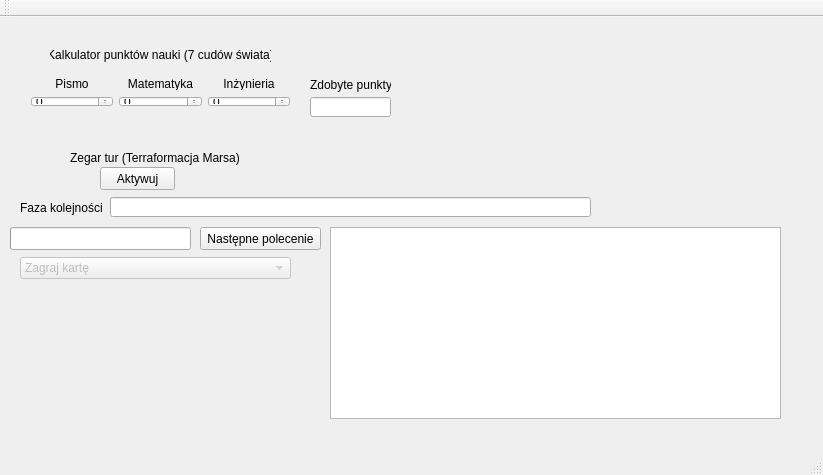
<?xml version="1.0" encoding="UTF-8"?>
<ui version="4.0">
 <class>MainWindow</class>
 <widget class="QMainWindow" name="MainWindow">
  <property name="geometry">
   <rect>
    <x>0</x>
    <y>0</y>
    <width>823</width>
    <height>475</height>
   </rect>
  </property>
  <property name="windowTitle">
   <string>MainWindow</string>
  </property>
  <widget class="QWidget" name="centralWidget">
   <widget class="QWidget" name="horizontalLayoutWidget">
    <property name="geometry">
     <rect>
      <x>20</x>
      <y>50</y>
      <width>281</width>
      <height>51</height>
     </rect>
    </property>
    <layout class="QHBoxLayout" name="horizontalLayout">
     <item>
      <layout class="QVBoxLayout" name="verticalLayout_2">
       <item>
        <widget class="QLabel" name="label_3">
         <property name="text">
          <string>Pismo</string>
         </property>
         <property name="alignment">
          <set>Qt::AlignCenter</set>
         </property>
        </widget>
       </item>
       <item>
        <widget class="QSpinBox" name="writingSpingBox"/>
       </item>
      </layout>
     </item>
     <item>
      <layout class="QVBoxLayout" name="verticalLayout_3">
       <item>
        <widget class="QLabel" name="label_4">
         <property name="text">
          <string>Matematyka</string>
         </property>
         <property name="alignment">
          <set>Qt::AlignCenter</set>
         </property>
        </widget>
       </item>
       <item>
        <widget class="QSpinBox" name="mathSpinBox"/>
       </item>
      </layout>
     </item>
     <item>
      <layout class="QVBoxLayout" name="verticalLayout">
       <item>
        <widget class="QLabel" name="label_2">
         <property name="text">
          <string>Inżynieria</string>
         </property>
         <property name="alignment">
          <set>Qt::AlignCenter</set>
         </property>
        </widget>
       </item>
       <item>
        <widget class="QSpinBox" name="engineeringSpinBox"/>
       </item>
      </layout>
     </item>
    </layout>
   </widget>
   <widget class="QLabel" name="label">
    <property name="geometry">
     <rect>
      <x>50</x>
      <y>30</y>
      <width>221</width>
      <height>16</height>
     </rect>
    </property>
    <property name="layoutDirection">
     <enum>Qt::LeftToRight</enum>
    </property>
    <property name="text">
     <string>Kalkulator punktów nauki (7 cudów świata)</string>
    </property>
    <property name="alignment">
     <set>Qt::AlignCenter</set>
    </property>
   </widget>
   <widget class="QLineEdit" name="totalScoreLineEdit">
    <property name="geometry">
     <rect>
      <x>310</x>
      <y>80</y>
      <width>81</width>
      <height>20</height>
     </rect>
    </property>
    <property name="readOnly">
     <bool>true</bool>
    </property>
   </widget>
   <widget class="QLabel" name="label_5">
    <property name="geometry">
     <rect>
      <x>310</x>
      <y>60</y>
      <width>81</width>
      <height>16</height>
     </rect>
    </property>
    <property name="text">
     <string>Zdobyte punkty</string>
    </property>
   </widget>
   <widget class="QProgressBar" name="turnProgressBar">
    <property name="geometry">
     <rect>
      <x>10</x>
      <y>210</y>
      <width>181</width>
      <height>23</height>
     </rect>
    </property>
    <property name="maximum">
     <number>8</number>
    </property>
    <property name="value">
     <number>-1</number>
    </property>
   </widget>
   <widget class="QLineEdit" name="instructionLineEdit">
    <property name="geometry">
     <rect>
      <x>110</x>
      <y>180</y>
      <width>481</width>
      <height>20</height>
     </rect>
    </property>
    <property name="readOnly">
     <bool>true</bool>
    </property>
   </widget>
   <widget class="QLabel" name="label_6">
    <property name="geometry">
     <rect>
      <x>70</x>
      <y>130</y>
      <width>171</width>
      <height>21</height>
     </rect>
    </property>
    <property name="text">
     <string>Zegar tur (Terraformacja Marsa)</string>
    </property>
   </widget>
   <widget class="QPushButton" name="continueInstructionButton">
    <property name="geometry">
     <rect>
      <x>200</x>
      <y>210</y>
      <width>121</width>
      <height>23</height>
     </rect>
    </property>
    <property name="text">
     <string>Następne polecenie</string>
    </property>
   </widget>
   <widget class="QComboBox" name="extraChoice">
    <property name="enabled">
     <bool>false</bool>
    </property>
    <property name="geometry">
     <rect>
      <x>20</x>
      <y>240</y>
      <width>271</width>
      <height>22</height>
     </rect>
    </property>
    <item>
     <property name="text">
      <string>Zagraj kartę</string>
     </property>
    </item>
    <item>
     <property name="text">
      <string>Wykorzystaj projekt standardowy</string>
     </property>
    </item>
    <item>
     <property name="text">
      <string>Uzyskaj tytuł</string>
     </property>
    </item>
    <item>
     <property name="text">
      <string>Ufunduj nagrodę</string>
     </property>
    </item>
    <item>
     <property name="text">
      <string>Wykorzystaj akcję z karty aktywnej</string>
     </property>
    </item>
    <item>
     <property name="text">
      <string>Zamienienie roślinności w obszar zieleni</string>
     </property>
    </item>
    <item>
     <property name="text">
      <string>Zamienienie ciepła w Temperaturę</string>
     </property>
    </item>
   </widget>
   <widget class="QPushButton" name="activateButton">
    <property name="geometry">
     <rect>
      <x>100</x>
      <y>150</y>
      <width>75</width>
      <height>23</height>
     </rect>
    </property>
    <property name="text">
     <string>Aktywuj</string>
    </property>
   </widget>
   <widget class="QListWidget" name="historyOfTurns">
    <property name="geometry">
     <rect>
      <x>330</x>
      <y>210</y>
      <width>451</width>
      <height>192</height>
     </rect>
    </property>
   </widget>
   <widget class="QLabel" name="errorLabel">
    <property name="geometry">
     <rect>
      <x>100</x>
      <y>280</y>
      <width>171</width>
      <height>21</height>
     </rect>
    </property>
    <property name="text">
     <string/>
    </property>
   </widget>
   <widget class="QLabel" name="phasesLabel">
    <property name="geometry">
     <rect>
      <x>20</x>
      <y>180</y>
      <width>101</width>
      <height>21</height>
     </rect>
    </property>
    <property name="text">
     <string>Faza kolejności</string>
    </property>
   </widget>
  </widget>
  <widget class="QMenuBar" name="menuBar">
   <property name="geometry">
    <rect>
     <x>0</x>
     <y>0</y>
     <width>823</width>
     <height>21</height>
    </rect>
   </property>
  </widget>
  <widget class="QToolBar" name="mainToolBar">
   <attribute name="toolBarArea">
    <enum>TopToolBarArea</enum>
   </attribute>
   <attribute name="toolBarBreak">
    <bool>false</bool>
   </attribute>
  </widget>
  <widget class="QStatusBar" name="statusBar"/>
 </widget>
 <layoutdefault spacing="6" margin="11"/>
 <resources/>
 <connections/>
</ui>
